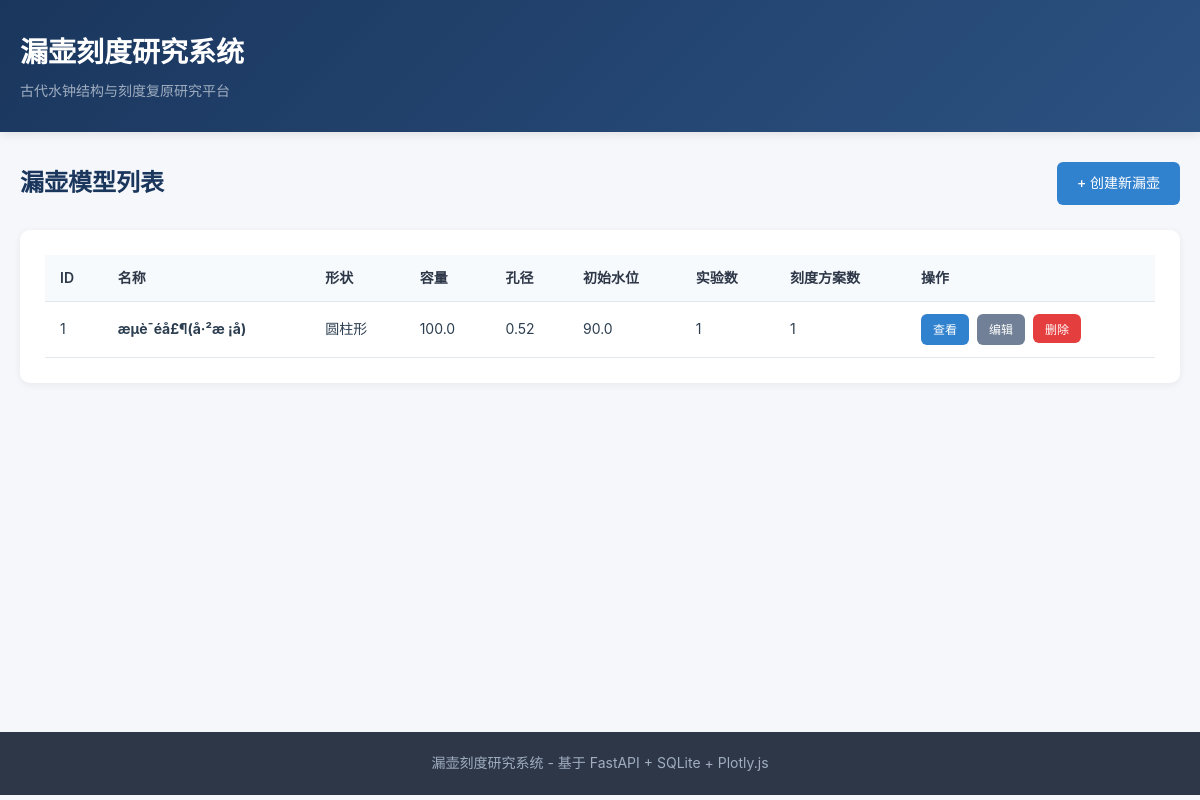
The page / on the database its author committed.
### app/models.py (models this page shows)
class Container(Base):
    __tablename__ = "containers"
    id = Column(Integer, primary_key=True, index=True)
    name = Column(String(200), nullable=False)
    shape = Column(String(50), nullable=False)
    capacity = Column(Float, nullable=False)
    orifice_diameter = Column(Float, nullable=False)
    initial_water_level = Column(Float, nullable=False)
    shape_params = Column(Text, nullable=True)
    description = Column(Text, nullable=True)
    created_at = Column(DateTime(timezone=True), server_default=func.now())
    updated_at = Column(DateTime(timezone=True), onupdate=func.now())
    experiments = relationship("Experiment", back_populates="container", cascade="all, delete-orphan")
    scale_schemes = relationship("ScaleScheme", back_populates="container", cascade="all, delete-orphan")
    calibration_records = relationship("CalibrationRecord", back_populates="container", cascade="all, delete-orphan")
    parameter_versions = relationship("ParameterVersion", back_populates="container", cascade="all, delete-orphan")

### app/main.py (the view)
@app.get("/", response_class=HTMLResponse)
async def index(request: Request, db: Session = Depends(get_db)):
    containers = db.query(models.Container).order_by(models.Container.created_at.desc()).all()
    return templates.TemplateResponse("index.html", {"request": request, "containers": containers})

### templates/index.html (shortened to what this page needs)
{% extends "base.html" %}
{% block content %}
<div class="page-header">
    <h2>漏壶模型列表</h2>
    <a href="/containers/new" class="btn btn-primary">+ 创建新漏壶</a>
</div>
{% if containers %}
<div class="card">
    <table>
        <thead>
            <tr>
                <th>ID</th>
                <th>名称</th>
                <th>形状</th>
                <th>容量</th>
                <th>孔径</th>
                <th>初始水位</th>
                <th>实验数</th>
                <th>刻度方案数</th>
                <th>操作</th>
            </tr>
        </thead>
        <tbody>
            {% for c in containers %}
            <tr>
                <td>{{ c.id }}</td>
                <td><strong>{{ c.name }}</strong></td>
                <td>
                    {% if c.shape == 'cylindrical' %}圆柱形
                    {% elif c.shape == 'conical' %}圆锥形
                    {% elif c.shape == 'inverted_conical' %}倒圆锥形
                    {% elif c.shape == 'spherical' %}球形
                    {% else %}{{ c.shape }}
                    {% endif %}
                </td>
                <td>{{ c.capacity }}</td>
                <td>{{ c.orifice_diameter }}</td>
                <td>{{ c.initial_water_level }}</td>
                <td>{{ c.experiments|length }}</td>
                <td>{{ c.scale_schemes|length }}</td>
                <td>
                    <div class="table-actions">
                        <a href="/containers/{{ c.id }}" class="btn btn-sm btn-primary">查看</a>
                        <a href="/containers/{{ c.id }}/edit" class="btn btn-sm btn-secondary">编辑</a>
                        <form method="post" action="/containers/{{ c.id }}/delete" class="inline-form" onsubmit="return confirm('确定要删除此漏壶及相关数据吗？');">
                            <button type="submit" class="btn btn-sm btn-danger">删除</button>
                        </form>
                    </div>
                </td>
            </tr>
            {% endfor %}
        </tbody>
    </table>
</div>
{% else %}
<div class="card">
    <div class="empty-state">
        <p>暂无漏壶模型，点击上方按钮创建第一个</p>
    </div>
</div>
{% endif %}
{% endblock %}

### static/style.css (style rules this page uses)
* { margin: 0; padding: 0; box-sizing: border-box; }
body { font-family: -apple-system, BlinkMacSystemFont, "Segoe UI", "PingFang SC", "Hiragino Sans GB", "Microsoft YaHei", sans-serif; background: #f5f7fa; color: #2c3e50; line-height: 1.6; }
.page-header { display: flex; justify-content: space-between; align-items: center; margin-bottom: 25px; flex-wrap: wrap; gap: 15px; }
.page-header h2 { font-size: 24px; color: #1a365d; }
.btn { display: inline-block; padding: 10px 20px; border: none; border-radius: 6px; font-size: 14px; font-weight: 500; cursor: pointer; text-decoration: none; transition: all 0.2s; }
.btn-primary { background: #3182ce; color: white; }
.btn-secondary { background: #718096; color: white; }
.btn-danger { background: #e53e3e; color: white; }
.btn-sm { padding: 6px 12px; font-size: 12px; }
.card { background: white; border-radius: 10px; box-shadow: 0 2px 8px rgba(0, 0, 0, 0.06); padding: 25px; margin-bottom: 20px; }
table { width: 100%; border-collapse: collapse; font-size: 14px; }
table th, table td { padding: 12px 15px; text-align: left; border-bottom: 1px solid #e2e8f0; }
table th { background: #f7fafc; font-weight: 600; color: #2d3748; }
.table-actions { display: flex; gap: 8px; }
.inline-form { display: inline; }

### rows shown on the page
Container: id "1", name "æµè¯éå£¶(å·²æ ¡å)", shape "圆柱形", capacity "100.0", orifice_diameter "0.52", initial_water_level "90.0", experiments|length "1", scale_schemes|length "1"
